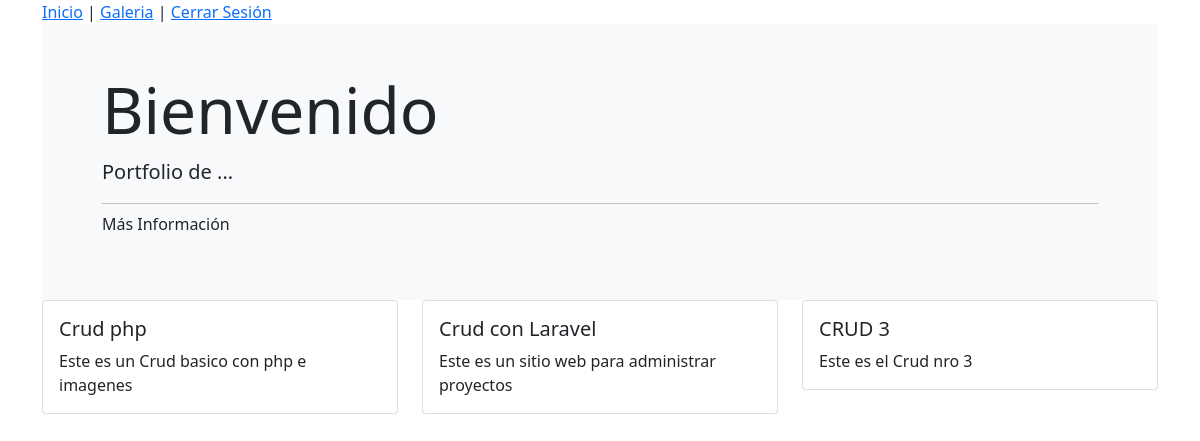
Page /index.php (signed in) on the committed database.
### tables this page shows
CREATE TABLE `proyectos` (
  `id` int(11) NOT NULL,
  `nombre` varchar(500) NOT NULL,
  `imagen` varchar(500) NOT NULL,
  `descripcion` text NOT NULL
);

### conexion.php (called while the page is built, shortened)
<?php
class conexion{
    private $servidor ="localhost";
    private $usuario ="root";
    private $pass = "";
    private $conexion;
    public function __construct(){
        try{
            $this->conexion = new PDO("mysql:host=$this->servidor;dbname=proyecto",$this->usuario,$this->pass);
            $this->conexion->setAttribute(PDO::ATTR_ERRMODE,PDO::ERRMODE_EXCEPTION);
        }catch(PDOException $e){
            return "Falla de Conexión".$e;
        }
    }
    public function consultar($sql){
        $sentencia = $this->conexion->prepare($sql);
        $sentencia->execute();
        return $sentencia->fetchAll();
    }
}
?>

### index.php (the view, shortened to what this page needs)
<?php include 'header.php'; ?>
<?php include 'conexion.php'; ?>
<?php
 $conexion = new conexion();
 $proyectos= $conexion->consultar("SELECT * FROM `proyectos`");
?>
<div class="p-5 bg-light">
    <div class="container">
        <h1 class="display-3">Bienvenido</h1>
        <p class="lead">Portfolio de ...</p>
        <hr class="my-2">
        <p>Más Información</p>
    </div>
</div>
<div class ="row row-cols-1 row-cols-md-3 g-4">
<?php
 foreach($proyectos as $proyecto){ ?>
    <div class="col">
        <div class="card">
            <div class="card-body">
            <h5 class="card-title"><?php echo $proyecto['nombre'];?></h5>
            <p class="card-text"><?php echo $proyecto['descripcion'];?></p>
            </div>
        </div>
    </div>
 <?php } ?>
</div>
<?php include 'footer.php'; ?>

### rows in the picture
proyectos: nombre "Crud php", descripcion "Este es un Crud basico con php e imagenes"
proyectos: nombre "Crud con Laravel", descripcion "Este es un sitio web para administrar proyectos"
proyectos: nombre "CRUD 3", descripcion "Este es el Crud nro 3"
